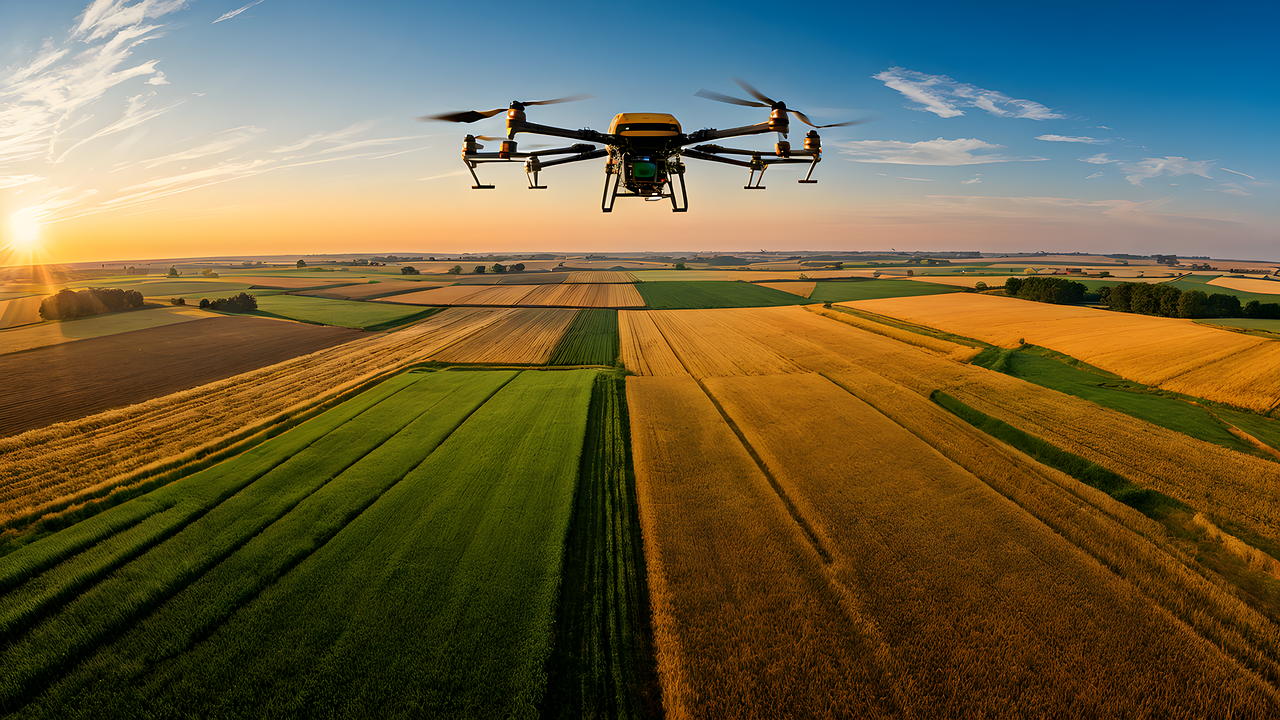
#> input picture intro to open cv-article/input1.png, 1280 x 720 px
$ python translate.py
#> lines starting #> are read from the running program, lines starting #| are printed output that depends on the picture
import cv2 as cv
import numpy as np
import matplotlib.pyplot as plt

image = cv.imread("./input1.png")
#> image is the input picture: shape (720, 1280, 3); mean B, G, R 65, 97.2, 107
h, w = image.shape[:2]
#> h = 720; w = 1280

half_height, half_width = h//4, w//8
#> half_height = 180; half_width = 160
transition_matrix = np.float32([[1, 0, half_width],
                               [0, 1, half_height]])
#> transition_matrix = [[1, 0, 160], [0, 1, 180]]

img_transition = cv.warpAffine(image, transition_matrix, (w, h))
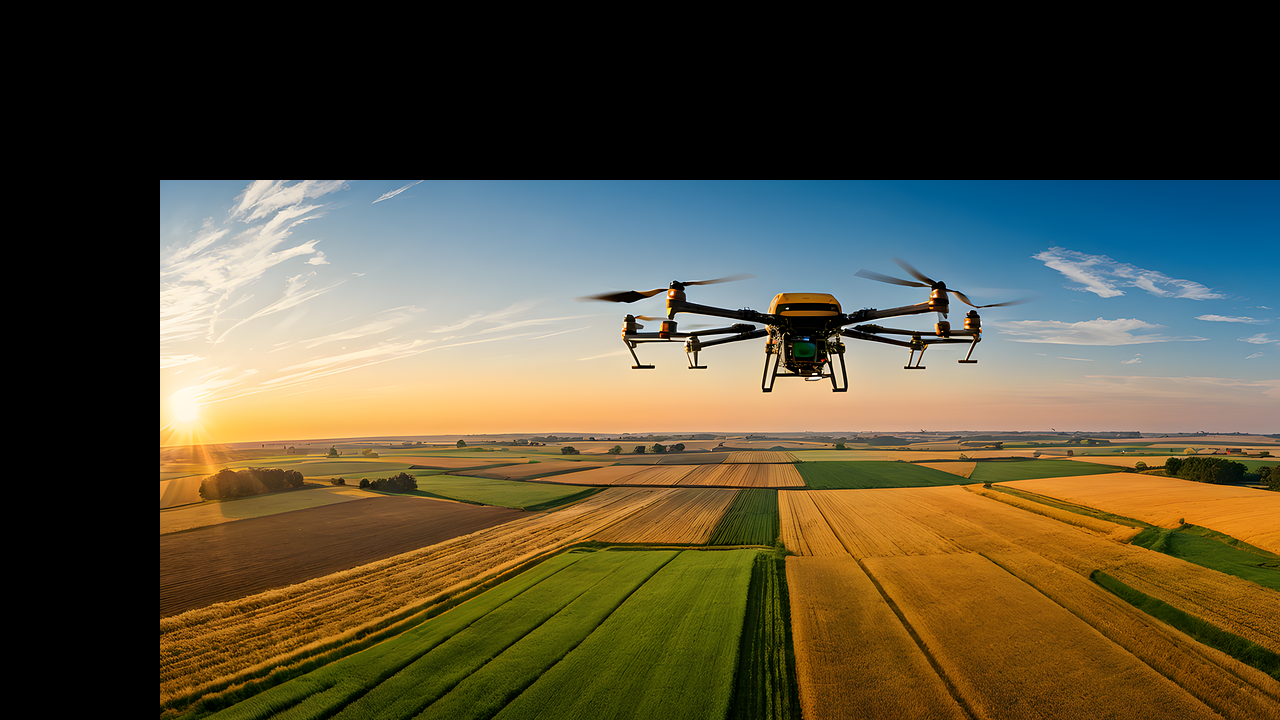
#> img_transition: shape (720, 1280, 3); mean B, G, R 56.8, 79, 86.2

plt.imshow(cv.cvtColor(img_transition, cv.COLOR_BGR2RGB))
plt.title("Translation")
plt.show()
